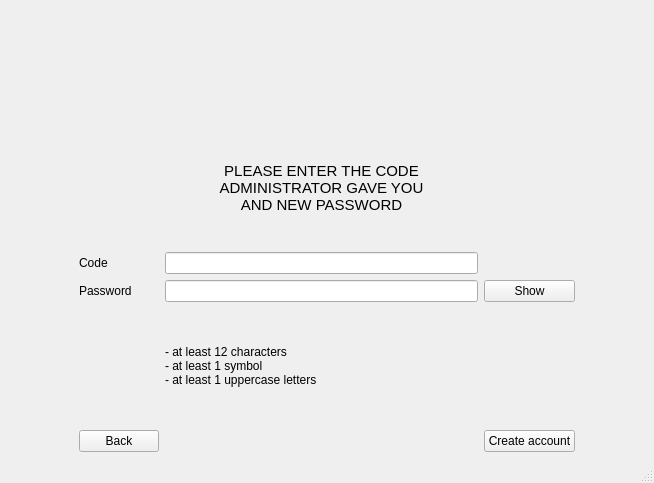
<?xml version="1.0" encoding="UTF-8"?>
<ui version="4.0">
 <class>MainWindow</class>
 <widget class="QMainWindow" name="MainWindow">
  <property name="geometry">
   <rect>
    <x>0</x>
    <y>0</y>
    <width>654</width>
    <height>483</height>
   </rect>
  </property>
  <property name="windowTitle">
   <string>Self Assesment Tool</string>
  </property>
  <widget class="QWidget" name="centralwidget">
   <layout class="QHBoxLayout" name="horizontalLayout_2">
    <item>
     <layout class="QGridLayout" name="gridLayout">
      <item row="2" column="2">
       <widget class="QLabel" name="label_6">
        <property name="font">
         <font>
          <pointsize>11</pointsize>
         </font>
        </property>
        <property name="text">
         <string>&lt;html&gt;&lt;head/&gt;&lt;body&gt;&lt;p align=&quot;center&quot;&gt;PLEASE ENTER THE CODE &lt;br/&gt; ADMINISTRATOR GAVE YOU &lt;br/&gt; AND NEW PASSWORD&lt;/p&gt;&lt;/body&gt;&lt;/html&gt;</string>
        </property>
       </widget>
      </item>
      <item row="1" column="2">
       <layout class="QHBoxLayout" name="horizontalLayout">
        <item>
         <spacer name="horizontalSpacer_3">
          <property name="orientation">
           <enum>Qt::Horizontal</enum>
          </property>
          <property name="sizeHint" stdset="0">
           <size>
            <width>40</width>
            <height>20</height>
           </size>
          </property>
         </spacer>
        </item>
        <item>
         <widget class="QLabel" name="label_8">
          <property name="maximumSize">
           <size>
            <width>180</width>
            <height>180</height>
           </size>
          </property>
          <property name="text">
           <string/>
          </property>
          <property name="pixmap">
           <pixmap>../resources/logos/logo_transparent.png</pixmap>
          </property>
          <property name="scaledContents">
           <bool>true</bool>
          </property>
          <property name="margin">
           <number>0</number>
          </property>
         </widget>
        </item>
        <item>
         <spacer name="horizontalSpacer_4">
          <property name="orientation">
           <enum>Qt::Horizontal</enum>
          </property>
          <property name="sizeHint" stdset="0">
           <size>
            <width>40</width>
            <height>20</height>
           </size>
          </property>
         </spacer>
        </item>
       </layout>
      </item>
      <item row="8" column="3">
       <widget class="QPushButton" name="createAccountButton">
        <property name="text">
         <string>Create account</string>
        </property>
       </widget>
      </item>
      <item row="8" column="1">
       <widget class="QPushButton" name="backButton">
        <property name="text">
         <string>Back</string>
        </property>
       </widget>
      </item>
      <item row="4" column="1">
       <widget class="QLabel" name="label_3">
        <property name="text">
         <string>Password</string>
        </property>
       </widget>
      </item>
      <item row="3" column="2">
       <widget class="QLineEdit" name="usernameEdit"/>
      </item>
      <item row="3" column="0">
       <spacer name="horizontalSpacer">
        <property name="orientation">
         <enum>Qt::Horizontal</enum>
        </property>
        <property name="sizeType">
         <enum>QSizePolicy::Fixed</enum>
        </property>
        <property name="sizeHint" stdset="0">
         <size>
          <width>70</width>
          <height>0</height>
         </size>
        </property>
       </spacer>
      </item>
      <item row="4" column="2">
       <widget class="QLineEdit" name="passwordEdit"/>
      </item>
      <item row="3" column="1">
       <widget class="QLabel" name="label_2">
        <property name="sizePolicy">
         <sizepolicy hsizetype="Preferred" vsizetype="Preferred">
          <horstretch>0</horstretch>
          <verstretch>0</verstretch>
         </sizepolicy>
        </property>
        <property name="text">
         <string>Code</string>
        </property>
       </widget>
      </item>
      <item row="5" column="2">
       <widget class="QLabel" name="label_7">
        <property name="text">
         <string>&lt;html&gt;&lt;head/&gt;&lt;body&gt;&lt;p&gt;- at least 12 characters&lt;br/&gt;- at least 1 symbol&lt;br/&gt;- at least 1 uppercase letters&lt;/p&gt;&lt;/body&gt;&lt;/html&gt;</string>
        </property>
        <property name="textFormat">
         <enum>Qt::AutoText</enum>
        </property>
       </widget>
      </item>
      <item row="4" column="4">
       <spacer name="horizontalSpacer_2">
        <property name="orientation">
         <enum>Qt::Horizontal</enum>
        </property>
        <property name="sizeType">
         <enum>QSizePolicy::Fixed</enum>
        </property>
        <property name="sizeHint" stdset="0">
         <size>
          <width>70</width>
          <height>20</height>
         </size>
        </property>
       </spacer>
      </item>
      <item row="4" column="3">
       <widget class="QPushButton" name="showButton">
        <property name="text">
         <string>Show</string>
        </property>
       </widget>
      </item>
     </layout>
    </item>
   </layout>
  </widget>
  <widget class="QMenuBar" name="menubar">
   <property name="geometry">
    <rect>
     <x>0</x>
     <y>0</y>
     <width>654</width>
     <height>22</height>
    </rect>
   </property>
  </widget>
  <widget class="QStatusBar" name="statusbar"/>
 </widget>
 <resources/>
 <connections/>
</ui>
